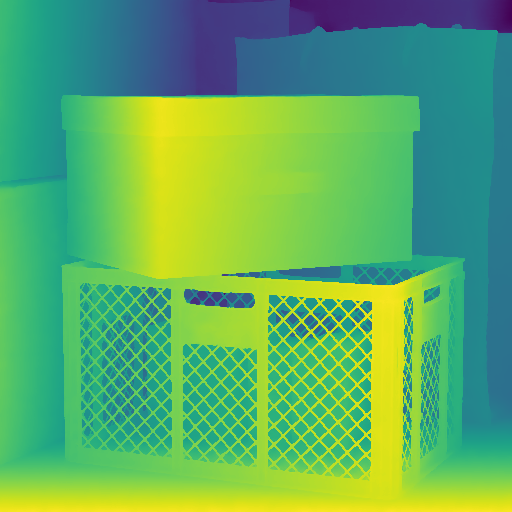
%> input picture DepthmapTo3DPointCloud/depthmap-hci/boxes_depth.png, 512 x 512 px
$ octave PointCloud3D.m   (GNU Octave 9; MATLAB toolbox functions it lacks are replaced by stand-ins)
%> lines starting %> are read from the running program, lines starting %| are printed output that depends on the picture
### DepthmapTo3DPointCloud/depthimg2point.m
function [ points ] = depthimg2point( depthmap, pram )

[x,y]=find(depthmap>pram);
points=[x,y,depthmap(depthmap>pram)];

end

### DepthmapTo3DPointCloud/PointCloud3D.m
close all;
clc; clear;

% Read/load depth map
% N.B. Change the directory as needed
depthImg = imread('depthmap-hci\boxes_depth.png');
%> depthImg is the input picture: size 512x512x3 uint8; mean R, G, B 94.5, 174.1, 100
grayI = rgb2gray(depthImg);
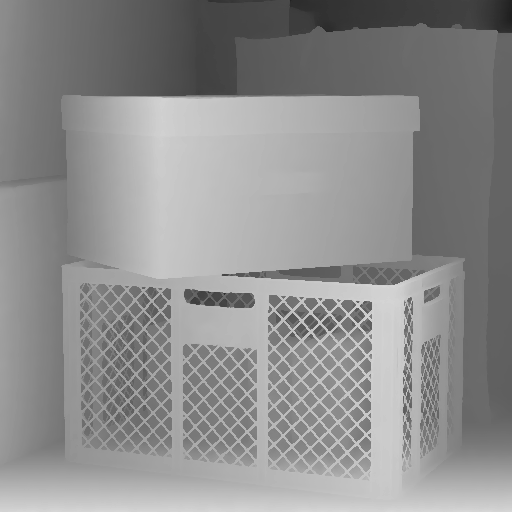
%> grayI: size 512x512 uint8; min 30, max 215, mean 141.8
% figure; imshow(grayI);
depthmap = grayI;

% Flip
% depthmap = flip(depthmap, 1);
% depthmap = flip(depthmap, 2);

s=size(depthmap);
%> s = [512 512]


% Color map
cm = (depthmap * (100/255)); %  255 ¿¡¼­ 100
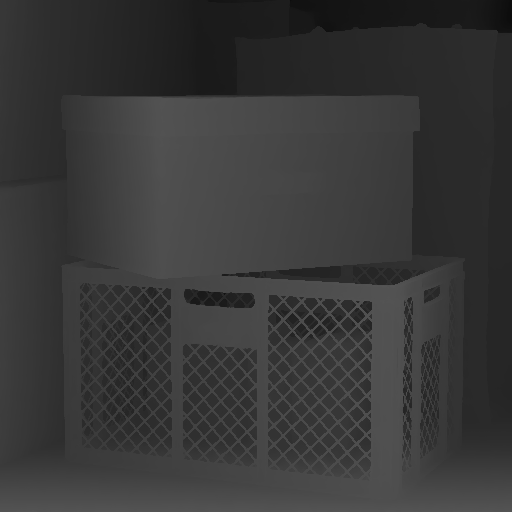
%> cm: size 512x512 uint8; min 12, max 84, mean 55.6


Z = double(cm);
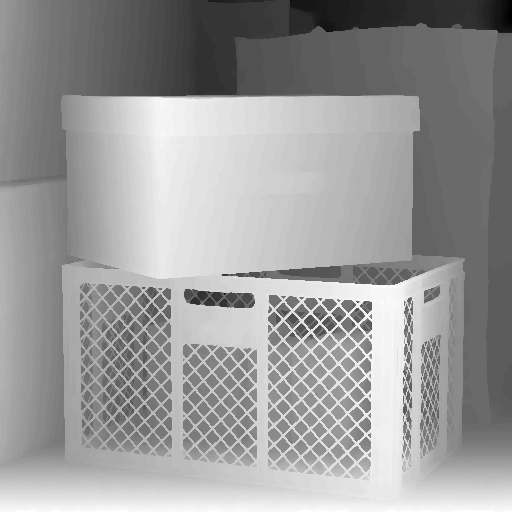
%> Z: size 512x512 double; min 12, max 84, mean 55.6; mean of the top-left, top-right, bottom-left and bottom-right quarters 54.7, 47.9, 59.2, 60.7; drawn with min black and max white
[X, Y] = meshgrid(1:s(1), 1:s(2));
obj=depthimg2point(Z, 0);
%> in depthimg2point, `[x,y]=find(depthmap>pram);`: x = 262144 values from 1 to 512
obj(:, 3)=obj(:, 3);

%> (the run ends here)

$ run again, with DepthmapTo3DPointCloud/depthmap-hci/cotton_depth.png copied over DepthmapTo3DPointCloud/depthmap-hci/boxes_depth.png
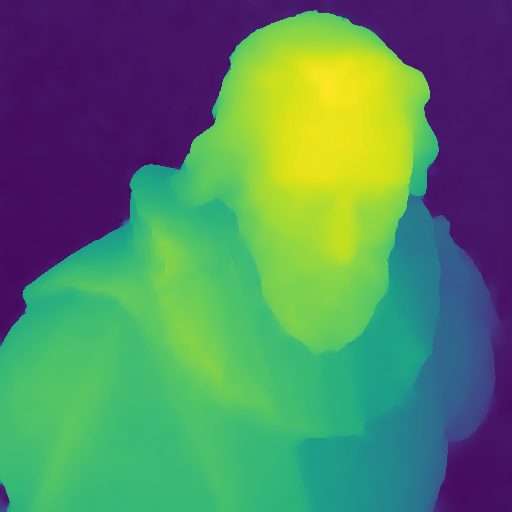
%> input picture DepthmapTo3DPointCloud/depthmap-hci/cotton_depth.png, 512 x 512 px
%> depthImg is the input picture: size 512x512x3 uint8; mean R, G, B 85.1, 130.8, 100.6
%> `cm = (depthmap * (100/255));`:
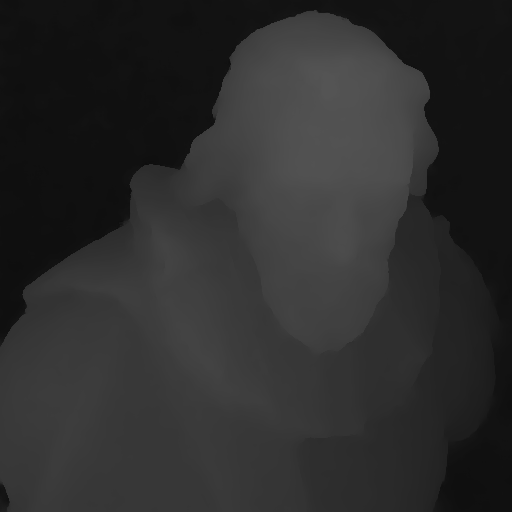
%> cm: size 512x512 uint8; min 12, max 84, mean 44.6
%> `Z = double(cm);`:
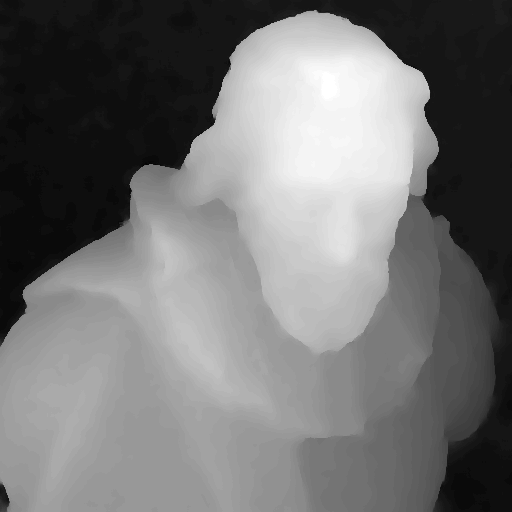
%> Z: size 512x512 double; min 12, max 84, mean 44.6; mean of the top-left, top-right, bottom-left and bottom-right quarters 28, 50.7, 56, 43.6; drawn with min black and max white
%> x = 262144 values from 1 to 512

$ run again, with DepthmapTo3DPointCloud/depthmap-hci/pens_depth.png copied over DepthmapTo3DPointCloud/depthmap-hci/boxes_depth.png
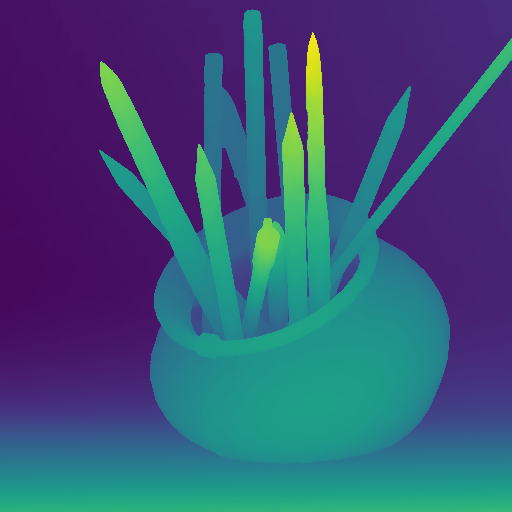
%> input picture DepthmapTo3DPointCloud/depthmap-hci/pens_depth.png, 512 x 512 px
%> depthImg is the input picture: size 512x512x3 uint8; mean R, G, B 57, 83.7, 121.4
%> `cm = (depthmap * (100/255));`:
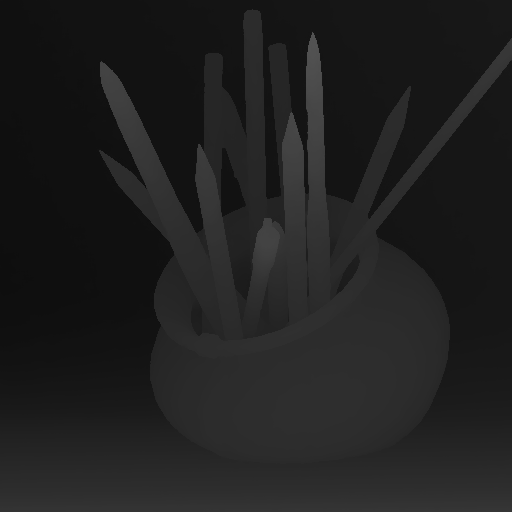
%> cm: size 512x512 uint8; min 12, max 84, mean 31.4
%> `Z = double(cm);`:
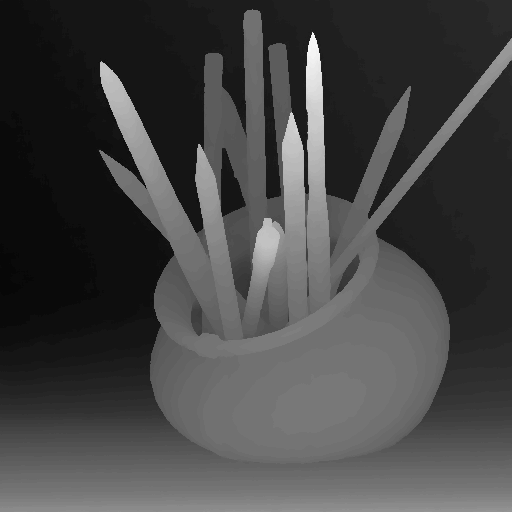
%> Z: size 512x512 double; min 12, max 84, mean 31.4; mean of the top-left, top-right, bottom-left and bottom-right quarters 23.8, 29.7, 32.3, 39.8; drawn with min black and max white
%> x = 262144 values from 1 to 512

$ run again, with DepthmapTo3DPointCloud/depthmap-hci/pillows_depth.png copied over DepthmapTo3DPointCloud/depthmap-hci/boxes_depth.png
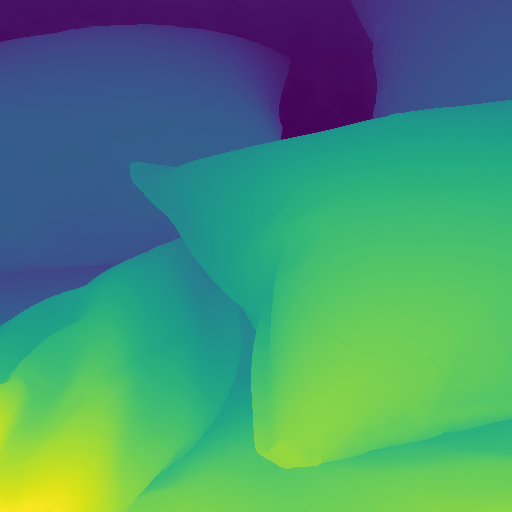
%> input picture DepthmapTo3DPointCloud/depthmap-hci/pillows_depth.png, 512 x 512 px
%> depthImg is the input picture: size 512x512x3 uint8; mean R, G, B 71.6, 144.5, 114.6
%> `cm = (depthmap * (100/255));`:
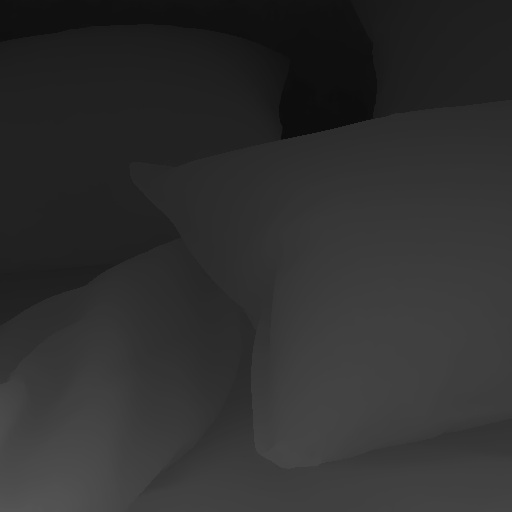
%> cm: size 512x512 uint8; min 12, max 84, mean 46.8
%> `Z = double(cm);`:
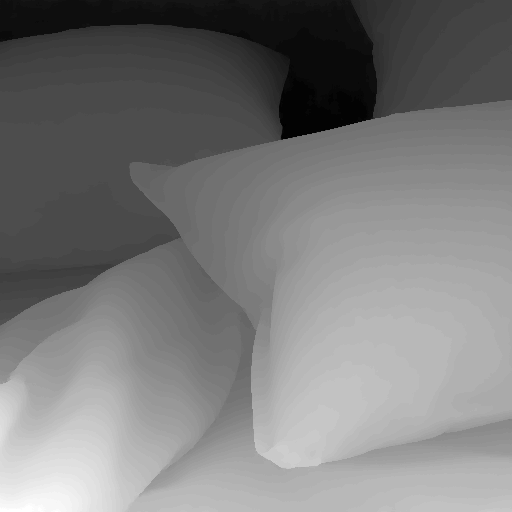
%> Z: size 512x512 double; min 12, max 84, mean 46.8; mean of the top-left, top-right, bottom-left and bottom-right quarters 32.1, 38.1, 55.1, 61.8; drawn with min black and max white
%> x = 262144 values from 1 to 512
